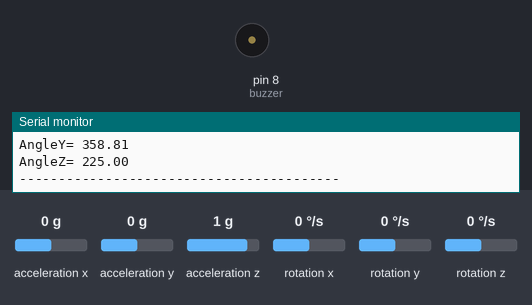
This sketch was run on a simulated Arduino Uno, built with avr-gcc and run on an emulated ATmega328P. On the bench: buzzer (waves = sounding), the last lines printed to the serial monitor. Wiring (inferred from the names in the program): MPU-6050 motion sensor at I2C address 0x68. The test bench sets the inputs (shaded band); at power-on: acceleration y 0 g, acceleration x 0 g, acceleration z 1 g, rotation x 0 °/s, rotation y 0 °/s, rotation z 0 °/s.

Above: at 1.2 s.
1.3 s: acceleration y set to 0.3 g
4.3 s: acceleration y set to 0.6 g
At 5.0 s:
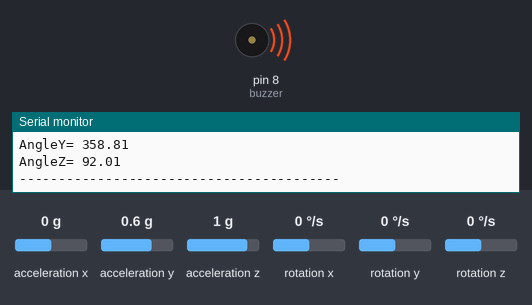
Timing chart, 0 to 7.3 s (numbered marks = the images above; inputs shaded):
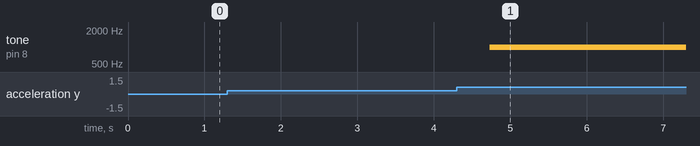

The sketch:

Ebrahim_Tahmasebi_Boldaji_gy_521PlusBuzzer.ino
```cpp
#include<Wire.h>  // this imports the Wire library, which allows the Arduino to communicate over I2C

const int MPU_addr=0x68;  //This defines the I2C address of the MPU6050.
const int buzzer = 8;        // Buzzer connected to pin 8


int16_t AcX,AcY,AcZ,Tmp,GyX,GyY,GyZ; //A data type that holds 16-bit integers (values from -32,768 to 32,767)

int minVal=265; //These are calibration values for the accelerometer (used to convert raw readings to angles).
int maxVal=402;

double x; double y; double z; //A floating-point number for more precise angle calculations

void setup()
    {
    Wire.begin();                     //Initializes the I2C bus for communication with the MPU6050 sensor.

    Wire.beginTransmission(MPU_addr);
    Wire.write(0x6B);                //Begins communication with the sensor at I2C address 0x68
    Wire.write(0);                  //This sends 0 to the power management register, effectively waking up the sensor
    Wire.endTransmission(true);     //Ends the communication and saves the settings
    Serial.begin(9600);             //Starts serial communication at 9600 baud rate (bits per second).
    pinMode(buzzer, OUTPUT);
    }

void loop(){

    Wire.beginTransmission(MPU_addr);     //Starts communication with the sensor at the address 0x68 (MPU)

    Wire.write(0x3B);                     //
    Wire.endTransmission(false);          // Ends this part of the transmission without releasing the I2C bus (false keeps the connection active).
    Wire.requestFrom(MPU_addr,14,true);   // Requests 14 bytes of data from the MPU6050:
    AcX=Wire.read()<<8|Wire.read();       // Wire.read() reads one byte at a time.
    AcY=Wire.read()<<8|Wire.read();
    AcZ=Wire.read()<<8|Wire.read();
    int xAng = map(AcX,minVal,maxVal,-90,90); // map() scales the raw sensor values from minVal to maxVal into an angle range -90° to +90°
    int yAng = map(AcY,minVal,maxVal,-90,90);
    int zAng = map(AcZ,minVal,maxVal,-90,90);

    x= RAD_TO_DEG * (atan2(-yAng, -zAng)+PI);   // -yAng, -zAng, etc.: Negative signs flip directions to ensure correct orientation.
    y= RAD_TO_DEG * (atan2(-xAng, -zAng)+PI);   //PI shifts the angle output to the correct quadrant.
    z= RAD_TO_DEG * (atan2(-yAng, -xAng)+PI); //RAD_TO_DEG converts radians to degrees & atan2() calculates the arc tangent

    Serial.print("AngleX= "); Serial.println(x); // Outputs the calculated X, Y, Z angles to the Serial Monitor

    Serial.print("AngleY= "); Serial.println(y);

    Serial.print("AngleZ= "); Serial.println(z);
    Serial.println("-----------------------------------------");


    // After this the sevomotor and buzzer code should be added
    // It is like that whenever the angle of gyro is more than threshold value = 25
    // the buzzer will active
    // during the reading of angle the motor will rotate in the oposite direction of the equavalent angle to stablize the system
    if ((x < 25 && x > 0) || (x > 335 && x < 360)) {
      noTone(buzzer);
    } else {
      tone(buzzer, 1000);
    }
    delay(400);
}
```

Measured:
- the behaviour switches between 0.4 and 0.5 g on acceleration y (found by bisection; images 0 and 1)
- after the input at 4.3 s, tone on pin 8 (buzzer): silent → 1000 Hz after 0.44 s
